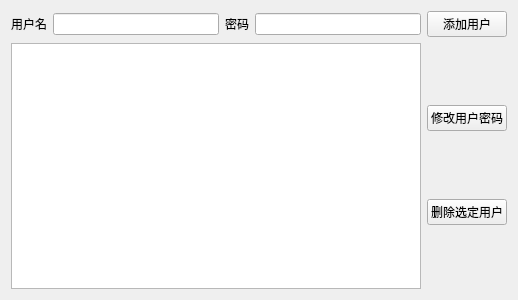
<?xml version="1.0" encoding="UTF-8"?>
<ui version="4.0">
 <class>MainWidget</class>
 <widget class="QWidget" name="MainWidget">
  <property name="geometry">
   <rect>
    <x>0</x>
    <y>0</y>
    <width>518</width>
    <height>300</height>
   </rect>
  </property>
  <property name="windowTitle">
   <string>MainWidget</string>
  </property>
  <layout class="QVBoxLayout" name="verticalLayout_2">
   <item>
    <layout class="QHBoxLayout" name="horizontalLayout">
     <item>
      <widget class="QLabel" name="label">
       <property name="text">
        <string>用户名</string>
       </property>
      </widget>
     </item>
     <item>
      <widget class="QLineEdit" name="lineEditUser"/>
     </item>
     <item>
      <widget class="QLabel" name="label_2">
       <property name="text">
        <string>密码</string>
       </property>
      </widget>
     </item>
     <item>
      <widget class="QLineEdit" name="lineEditPassword"/>
     </item>
     <item>
      <widget class="QPushButton" name="pushButtonAddUser">
       <property name="text">
        <string>添加用户</string>
       </property>
      </widget>
     </item>
    </layout>
   </item>
   <item>
    <layout class="QHBoxLayout" name="horizontalLayout_2">
     <item>
      <widget class="QListWidget" name="listWidgetShow"/>
     </item>
     <item>
      <layout class="QVBoxLayout" name="verticalLayout">
       <item>
        <widget class="QPushButton" name="pushButtonChangePassword">
         <property name="text">
          <string>修改用户密码</string>
         </property>
        </widget>
       </item>
       <item>
        <widget class="QPushButton" name="pushButtonDelUser">
         <property name="text">
          <string>删除选定用户</string>
         </property>
        </widget>
       </item>
      </layout>
     </item>
    </layout>
   </item>
  </layout>
 </widget>
 <resources/>
 <connections/>
</ui>
